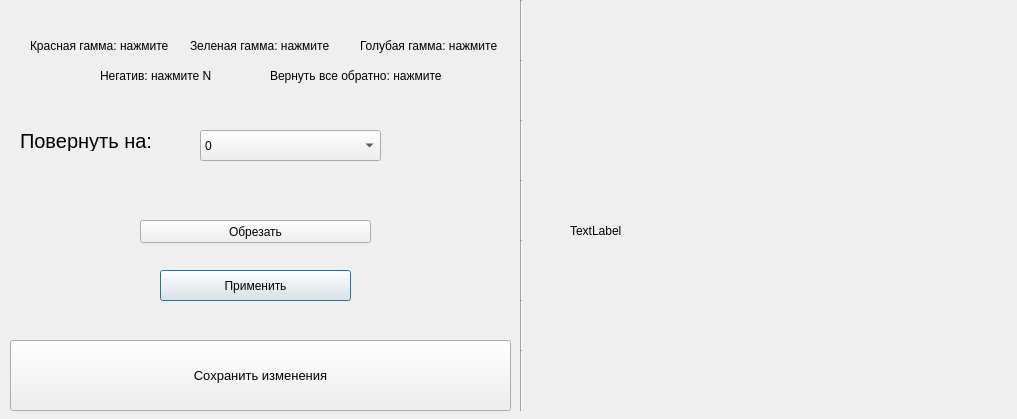
<?xml version="1.0" encoding="UTF-8"?>
<ui version="4.0">
 <class>dialog</class>
 <widget class="QDialog" name="dialog">
  <property name="geometry">
   <rect>
    <x>0</x>
    <y>0</y>
    <width>1017</width>
    <height>419</height>
   </rect>
  </property>
  <property name="windowTitle">
   <string>Dialog</string>
  </property>
  <widget class="QComboBox" name="comboBox">
   <property name="geometry">
    <rect>
     <x>200</x>
     <y>130</y>
     <width>181</width>
     <height>31</height>
    </rect>
   </property>
   <item>
    <property name="text">
     <string>0</string>
    </property>
   </item>
   <item>
    <property name="text">
     <string>90</string>
    </property>
   </item>
   <item>
    <property name="text">
     <string>180</string>
    </property>
   </item>
   <item>
    <property name="text">
     <string>270</string>
    </property>
   </item>
   <item>
    <property name="text">
     <string>360</string>
    </property>
   </item>
  </widget>
  <widget class="QLabel" name="label_2">
   <property name="geometry">
    <rect>
     <x>30</x>
     <y>30</y>
     <width>141</width>
     <height>31</height>
    </rect>
   </property>
   <property name="text">
    <string>Красная гамма: нажмите R</string>
   </property>
  </widget>
  <widget class="QLabel" name="label_3">
   <property name="geometry">
    <rect>
     <x>360</x>
     <y>30</y>
     <width>141</width>
     <height>31</height>
    </rect>
   </property>
   <property name="text">
    <string>Голубая гамма: нажмите B</string>
   </property>
  </widget>
  <widget class="QLabel" name="label_4">
   <property name="geometry">
    <rect>
     <x>190</x>
     <y>30</y>
     <width>141</width>
     <height>31</height>
    </rect>
   </property>
   <property name="text">
    <string>Зеленая гамма: нажмите G</string>
   </property>
  </widget>
  <widget class="Line" name="line">
   <property name="geometry">
    <rect>
     <x>520</x>
     <y>0</y>
     <width>3</width>
     <height>61</height>
    </rect>
   </property>
   <property name="orientation">
    <enum>Qt::Vertical</enum>
   </property>
  </widget>
  <widget class="QLabel" name="image123">
   <property name="geometry">
    <rect>
     <x>570</x>
     <y>0</y>
     <width>431</width>
     <height>461</height>
    </rect>
   </property>
   <property name="text">
    <string>TextLabel</string>
   </property>
  </widget>
  <widget class="Line" name="line_2">
   <property name="geometry">
    <rect>
     <x>520</x>
     <y>60</y>
     <width>3</width>
     <height>61</height>
    </rect>
   </property>
   <property name="orientation">
    <enum>Qt::Vertical</enum>
   </property>
  </widget>
  <widget class="Line" name="line_3">
   <property name="geometry">
    <rect>
     <x>520</x>
     <y>120</y>
     <width>3</width>
     <height>61</height>
    </rect>
   </property>
   <property name="orientation">
    <enum>Qt::Vertical</enum>
   </property>
  </widget>
  <widget class="Line" name="line_4">
   <property name="geometry">
    <rect>
     <x>520</x>
     <y>180</y>
     <width>3</width>
     <height>61</height>
    </rect>
   </property>
   <property name="orientation">
    <enum>Qt::Vertical</enum>
   </property>
  </widget>
  <widget class="Line" name="line_5">
   <property name="geometry">
    <rect>
     <x>520</x>
     <y>240</y>
     <width>3</width>
     <height>61</height>
    </rect>
   </property>
   <property name="orientation">
    <enum>Qt::Vertical</enum>
   </property>
  </widget>
  <widget class="Line" name="line_6">
   <property name="geometry">
    <rect>
     <x>520</x>
     <y>300</y>
     <width>3</width>
     <height>61</height>
    </rect>
   </property>
   <property name="orientation">
    <enum>Qt::Vertical</enum>
   </property>
  </widget>
  <widget class="QPushButton" name="change_color">
   <property name="geometry">
    <rect>
     <x>160</x>
     <y>270</y>
     <width>191</width>
     <height>31</height>
    </rect>
   </property>
   <property name="text">
    <string>Применить</string>
   </property>
  </widget>
  <widget class="QPushButton" name="buttonsave">
   <property name="geometry">
    <rect>
     <x>10</x>
     <y>340</y>
     <width>501</width>
     <height>71</height>
    </rect>
   </property>
   <property name="font">
    <font>
     <pointsize>10</pointsize>
    </font>
   </property>
   <property name="text">
    <string>Сохранить изменения</string>
   </property>
  </widget>
  <widget class="QLabel" name="label">
   <property name="geometry">
    <rect>
     <x>20</x>
     <y>130</y>
     <width>141</width>
     <height>21</height>
    </rect>
   </property>
   <property name="font">
    <font>
     <pointsize>15</pointsize>
    </font>
   </property>
   <property name="text">
    <string>Повернуть на: </string>
   </property>
  </widget>
  <widget class="QPushButton" name="buttoncrop">
   <property name="geometry">
    <rect>
     <x>140</x>
     <y>220</y>
     <width>231</width>
     <height>23</height>
    </rect>
   </property>
   <property name="text">
    <string>Обрезать</string>
   </property>
  </widget>
  <widget class="Line" name="line_7">
   <property name="geometry">
    <rect>
     <x>520</x>
     <y>350</y>
     <width>3</width>
     <height>61</height>
    </rect>
   </property>
   <property name="orientation">
    <enum>Qt::Vertical</enum>
   </property>
  </widget>
  <widget class="QLabel" name="label_5">
   <property name="geometry">
    <rect>
     <x>100</x>
     <y>60</y>
     <width>121</width>
     <height>31</height>
    </rect>
   </property>
   <property name="text">
    <string>Негатив: нажмите N</string>
   </property>
  </widget>
  <widget class="QLabel" name="label_6">
   <property name="geometry">
    <rect>
     <x>270</x>
     <y>60</y>
     <width>171</width>
     <height>31</height>
    </rect>
   </property>
   <property name="text">
    <string>Вернуть все обратно: нажмите P</string>
   </property>
  </widget>
 </widget>
 <resources/>
 <connections/>
</ui>
